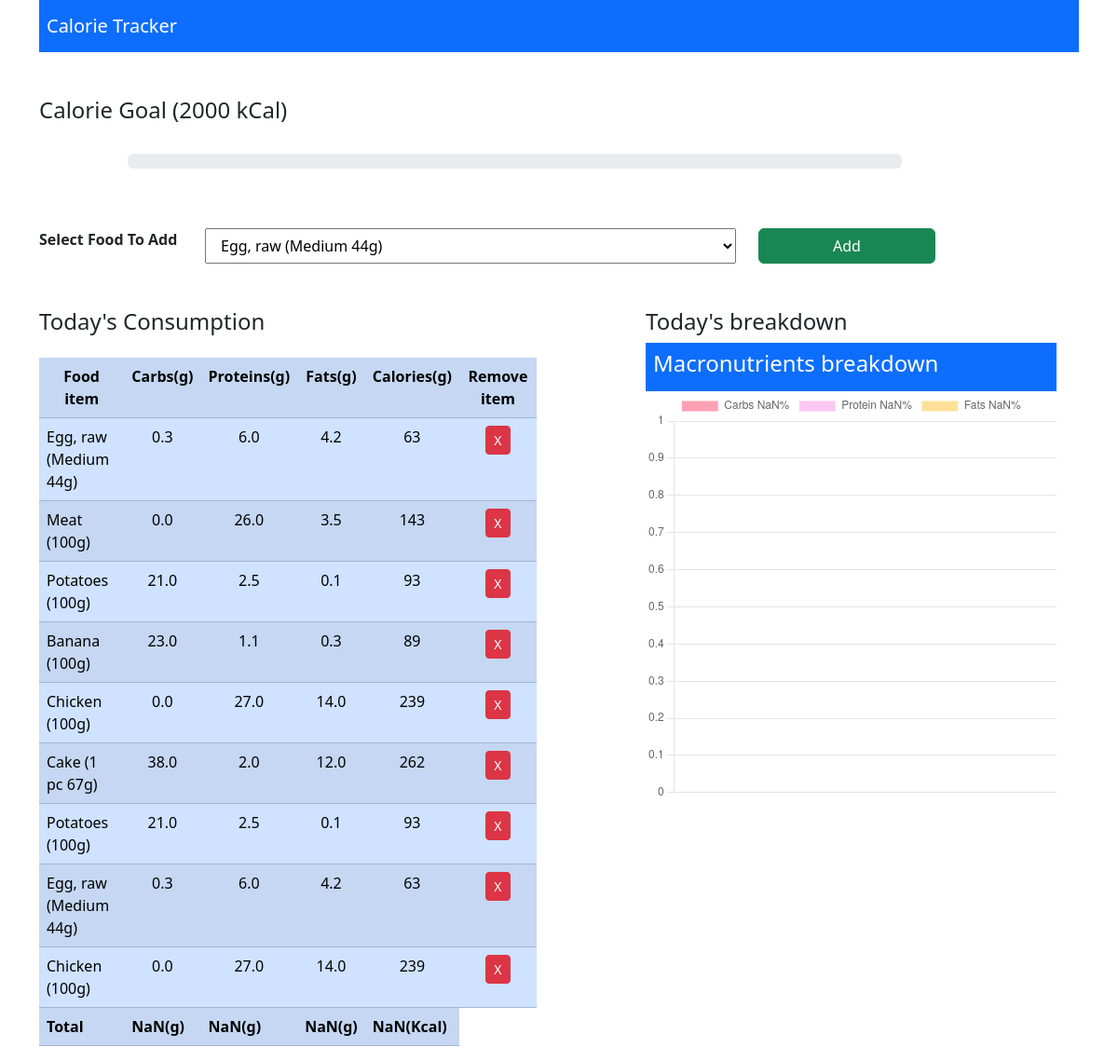
The app's page / (signed in) with its own data.
### myapp/models.py (models this page shows, shortened)
class Consume(models.Model):
    user = models.ForeignKey(User, on_delete=models.CASCADE)
    food_consumed = models.ForeignKey(Food, on_delete=models.CASCADE)

class Food(models.Model):
    name = models.CharField(max_length=100)
    carbs = models.FloatField()
    protein = models.FloatField()
    fats = models.FloatField()
    calories = models.IntegerField()

### myapp/views.py (the view, shortened to what this page needs)
# urls.py: path('', views.index, name='index'),
def index(request):
    consume = Consume.objects.filter(user=request.user)
    foods = Food.objects.all()
    context = {
        'foods': foods,
        'consume': consume,
    }
    return render(request, 'myapp/index.html', context)

### myapp/templates/myapp/index.html (shortened to what this page needs)
<!doctype html>
<html lang="en">
<head>
    <link href="https://cdn.jsdelivr.net/npm/bootstrap@5.3.2/dist/css/bootstrap.min.css" rel="stylesheet">
</head>
<body>
    <div class="container">
        <div class="row">
            <div class="col-md-12">
                <nav class="navbar navbar-dark bg-primary">
                    <span class="ms-2 navbar-brand">Calorie Tracker</span>
                </nav>
            </div>
        </div>
        <br><br>
        <h4>Calorie Goal (2000 kCal)</h4>
        <br>
        <div class="row">
            <div class="col-md-9 offset-1">
                <div class="progress">
                </div>
            </div>
        </div>
        <br><br>
        <div class="row">
            <div class="col-md-12 mt-3">
                <form action="" method="POST">
                    <div class="form-group row">
                        <label class="col-md-2"><b>Select Food To Add</b></label>
                        <select class="col-md-6 me-3" name="food_consumed" id="food_consumed">
                            {% for food in foods %}
                            <option value="{{ food.name }}">{{ food.name }}</option>
                            {% endfor %}
                        </select>
                        <button class="btn btn-success col-md-2 ms-2" type="submit">Add</button>
                    </div>
                </form>
            </div>
            <div class="row mt-5">
                <div class="col-md-6">
                    <div class="mb-4"><h4>Today's Consumption</h4></div>
                    <table  id="table" class="table table-primary table-striped">
                        <tr class="text-center">
                            <th>Food item</th>
                            <th>Carbs(g)</th>
                            <th>Proteins(g)</th>
                            <th>Fats(g)</th>
                            <th>Calories(g)</th>
                            <th>Remove item</th>
                        </tr>
                            {% for c in consume %}
                        <tr>
                            <td>{{c.food_consumed.name}}</td>
                            <td class="text-center">{{c.food_consumed.carbs}}</td>
                            <td class="text-center">{{c.food_consumed.protein}}</td>
                            <td class="text-center">{{c.food_consumed.fats}}</td>
                            <td class="text-center">{{c.food_consumed.calories}}</td>
                            <td class="text-center"><a class="btn btn-danger btn-sm" href="{% url 'delete' c.id %}">X</a></td>
                        </tr>
                            {% endfor %}
                        <tr>
                            <td id="total"><b>Total</b></td>
                            <td id="carbs"></td>
                            <td id="protein"></td>
                            <td id="fats"></td>
                            <td id="calories"></td>
                        </tr>
                    </table>
                </div>
                <div class="col-md-5 offset-1">
                    <div class="">
                        <h4>Today's breakdown</h4>
                    </div>
                    <div class="card-header text-white bg-primary p-2">
                        <h4>Macronutrients breakdown</h4>
                    </div>
                    <div class="col-md-12">
                        <canvas id="myChart" width="400" height="400"></canvas>
                    </div>
                </div>
            </div>
        </div>
    </div>
</body>
<script>
    var table = document.getElementById('table');
    var carbs = 0, protein = 0, fats = 0, calories = 0;
    for(var i=1; i<table.rows.length-1; i++){
        carbs += parseFloat(table.rows[i].cells[1].innerHTML);
        protein += parseFloat(table.rows[i].cells[2].innerHTML);
        fats += parseFloat(table.rows[i].cells[3].innerHTML);
        calories += parseFloat(table.rows[i].cells[4].innerHTML);
    }
    document.getElementById('carbs').innerHTML = '<b>' +carbs.toFixed(1)+ '(g)</b>';
    document.getElementById('protein').innerHTML = '<b>' +protein.toFixed(1)+ '(g)</b>';
    document.getElementById('fats').innerHTML = '<b>' +fats.toFixed(1)+ '(g)</b>';
    document.getElementById('calories').innerHTML ='<b>' +calories+ '(Kcal)</b>';
    var calPer = (calories / 2000) * 100
    document.getElementsByClassName('progress-bar')[0].setAttribute('style','width:' +calPer+ "%");
    var total = carbs + protein + fats
    var carbsP = Math.round((carbs / total) * 100);
    var proteinP = Math.round((protein / total) * 100);
    var fatsP = Math.round((fats / total) * 100);
    const ctx = document.getElementById('myChart');
      new Chart(ctx, {
        type: 'pie',
        data: {
          labels: ['Carbs '+carbsP+'%', 'Protein '+proteinP+'%', 'Fats '+fatsP+'%'],
          datasets: [{
            label: '',
            data: [carbsP, proteinP, fatsP],
            backgroundColor: [
                'rgba(255, 99, 132, .6)',
                'rgba(255, 162, 232, .6)',
                'rgba(255, 206, 86, .6)',
            ],
            borderWidth: 1
          }]
        },
        options: {
          scales: {
            y: {
              beginAtZero: true
            }
          }
        }
      });
</script>
</html>

### records on screen
Consume: food_consumed.name "Egg, raw (Medium 44g)", food_consumed.carbs "0.3", food_consumed.protein "6.0", food_consumed.fats "4.2", food_consumed.calories "63"
Consume: food_consumed.name "Meat (100g)", food_consumed.carbs "0.0", food_consumed.protein "26.0", food_consumed.fats "3.5", food_consumed.calories "143"
Consume: food_consumed.name "Potatoes (100g)", food_consumed.carbs "21.0", food_consumed.protein "2.5", food_consumed.fats "0.1", food_consumed.calories "93"
Consume: food_consumed.name "Banana (100g)", food_consumed.carbs "23.0", food_consumed.protein "1.1", food_consumed.fats "0.3", food_consumed.calories "89"
Consume: food_consumed.name "Chicken (100g)", food_consumed.carbs "0.0", food_consumed.protein "27.0", food_consumed.fats "14.0", food_consumed.calories "239"
Consume: food_consumed.name "Cake (1 pc 67g)", food_consumed.carbs "38.0", food_consumed.protein "2.0", food_consumed.fats "12.0", food_consumed.calories "262"
Consume: food_consumed.name "Potatoes (100g)", food_consumed.carbs "21.0", food_consumed.protein "2.5", food_consumed.fats "0.1", food_consumed.calories "93"
Consume: food_consumed.name "Egg, raw (Medium 44g)", food_consumed.carbs "0.3", food_consumed.protein "6.0", food_consumed.fats "4.2", food_consumed.calories "63"
Consume: food_consumed.name "Chicken (100g)", food_consumed.carbs "0.0", food_consumed.protein "27.0", food_consumed.fats "14.0", food_consumed.calories "239"

### other values on screen
form field food_consumed "Egg, raw (Medium 44g)"
